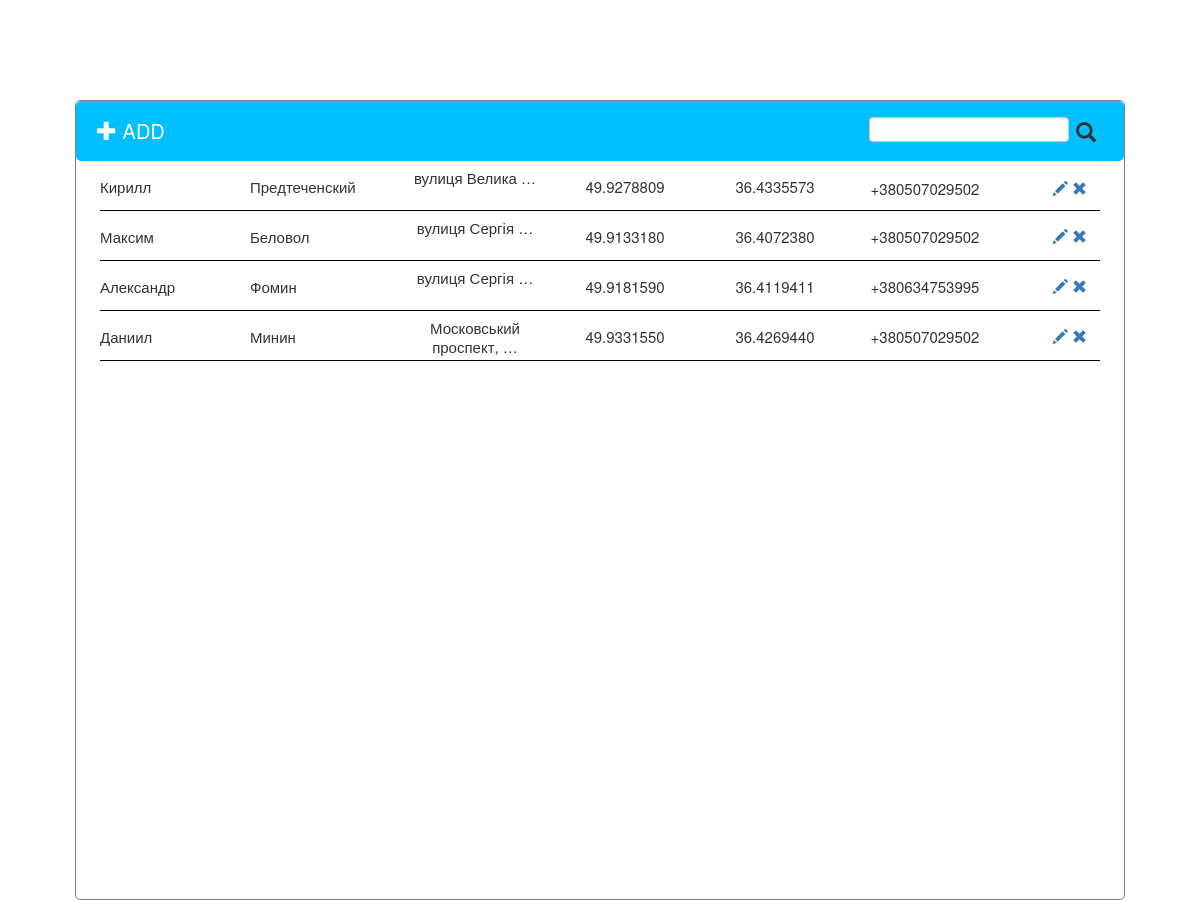
Before: / with the older database file.
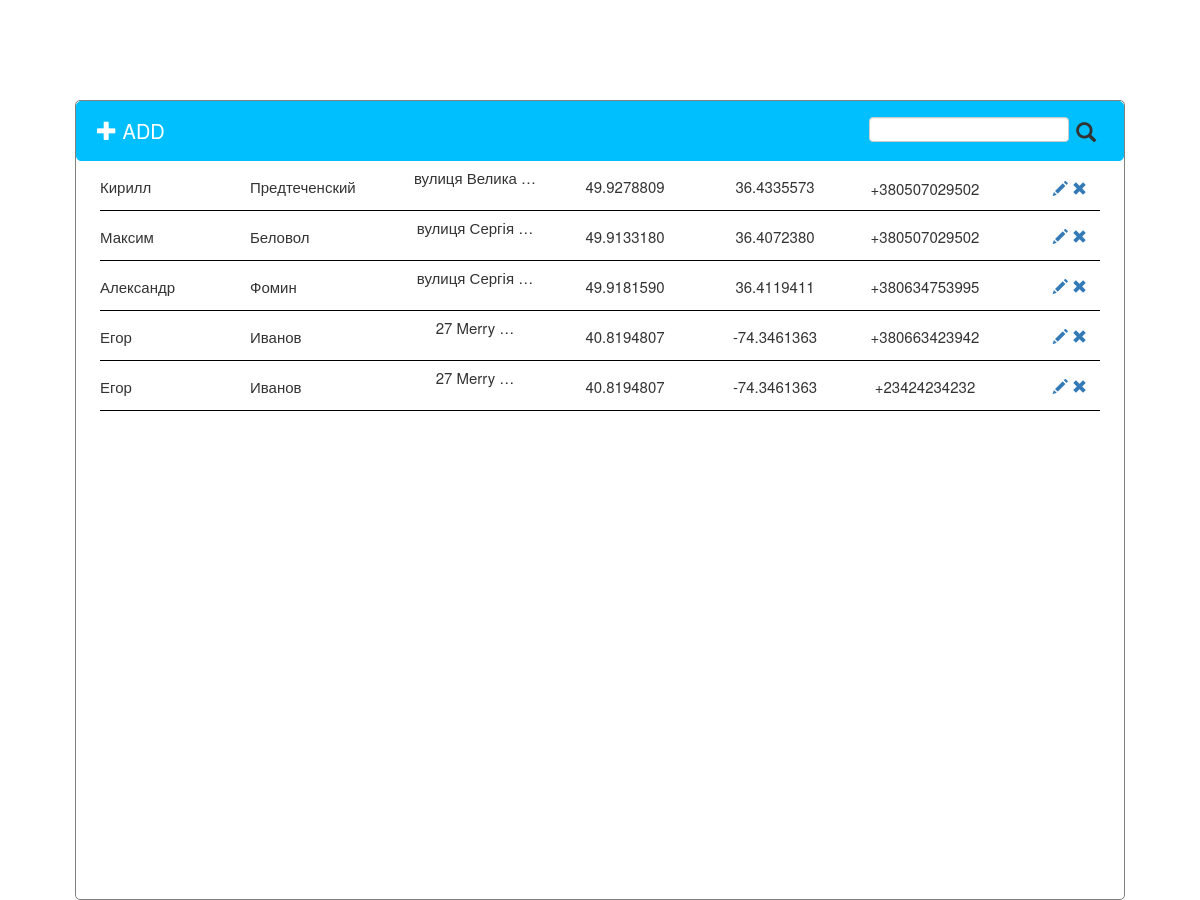
After: the same page with the newer database file.
### panel/models.py (models this page shows)
class Human(models.Model):
    firstName = models.CharField(verbose_name = 'Имя', max_length = 64, blank = False)
    lastName = models.CharField(verbose_name = 'Фамилия', max_length = 64, blank = False)
    address = models.CharField(verbose_name = 'Адрес', max_length = 255, blank = False)
    lat = models.DecimalField(verbose_name = 'Ширина', max_digits=9, decimal_places=7, blank = True, null=True,default=0)
    lon = models.DecimalField(verbose_name='Долгота', max_digits=10, decimal_places=7, blank = True, null=True,default=0)
    phone_number = PhoneNumberField(verbose_name = 'Телефон', blank = False)

### panel/views.py (the view)
# urls.py: url(r'^$', main, name='main'),
def main(request):
    title = 'Primary'
    humans = Human.objects.all()
    content = {
        'title' : title,
        'humans' : humans
    }
    return render(request, 'index.html', content)

### templates/index.html (shortened to what this page needs)
﻿<!DOCTYPE html>
<html>
<head>
	<link rel="stylesheet" href="https://maxcdn.bootstrapcdn.com/bootstrap/3.3.7/css/bootstrap.min.css">
    <link rel="stylesheet" href="/media/css/style.css">
</head>
<body>
	<section id='Main'>
		<div class="main_container">
			<div class="main_header">
				<a href="/add/">
					<span class="glyphicon glyphicon-plus">
					</span>
                    ADD
				</a>
				<form action="/search/" role="form" method="POST" class='search'>
					<input class="form-control" name="q" type="text">{% csrf_token %}
                    <button type="submit"><span class="glyphicon glyphicon-search"></span></button>
				</form>
			</div>
            {% for cont in humans %}
			<div class="main_single">
				<div class="main_name">
                <p>
					{{ cont.firstName }}
				</p>
                </div>
				<div class="main_name">
                <p>
					{{ cont.lastName }}
				</p>
                </div>
				<div class="main_address">
                <p class="address-p">
					{{ cont.address|truncatewords:"2" }}
				</p>
                </div>
                <div class="main_lat">
                <p>
					{{ cont.lat }}
				</p>
                </div>
                <div class="main_lon">
                <p>
					{{ cont.lon }}
				</p>
                </div>
                <div class="main_number">
                <p>
					{{ cont.phone_number }}
				</p>
                </div>
                <div class="main_control">
                    <a href="/edit/{{ cont.id }}">
                        <span class="glyphicon glyphicon-pencil"></span>
                    </a>
                    <a href="/delete/{{ cont.id }}">
                        <span class="glyphicon glyphicon-remove"></span>
                    </a>
                </div>
			</div>
            {% endfor %}
		</div>
	</section>
</body>
</html>

Changed rows visible on the page:
removed Human: firstName "Даниил", lastName "Минин", address "Московський проспект, …", lat "49.9331550", lon "36.4269440", phone_number "+380507029502"
added Human: firstName "Егор", lastName "Иванов", address "27 Merry …", lat "40.8194807", lon "-74.3461363", phone_number "+380663423942"
added Human: firstName "Егор", lastName "Иванов", address "27 Merry …", lat "40.8194807", lon "-74.3461363", phone_number "+23424234232"
